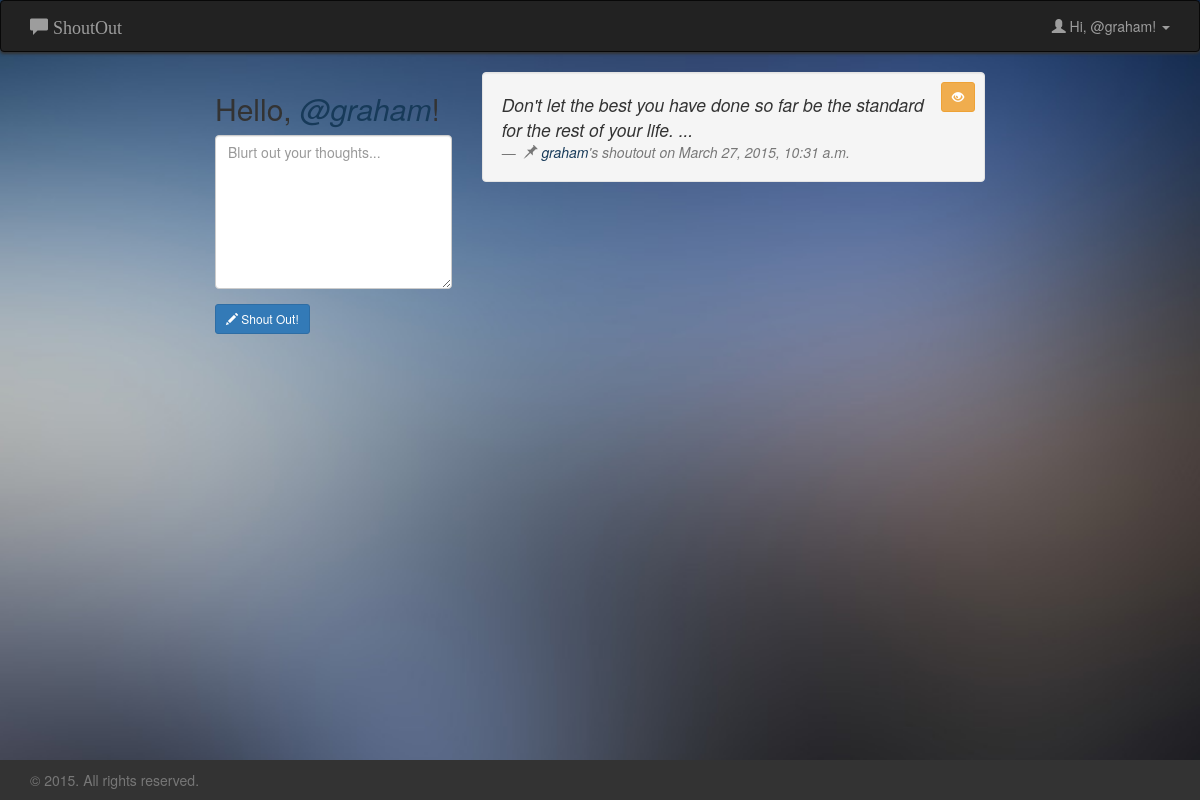
The page /shoutout/feeds/ (signed in) on the database as committed earlier.
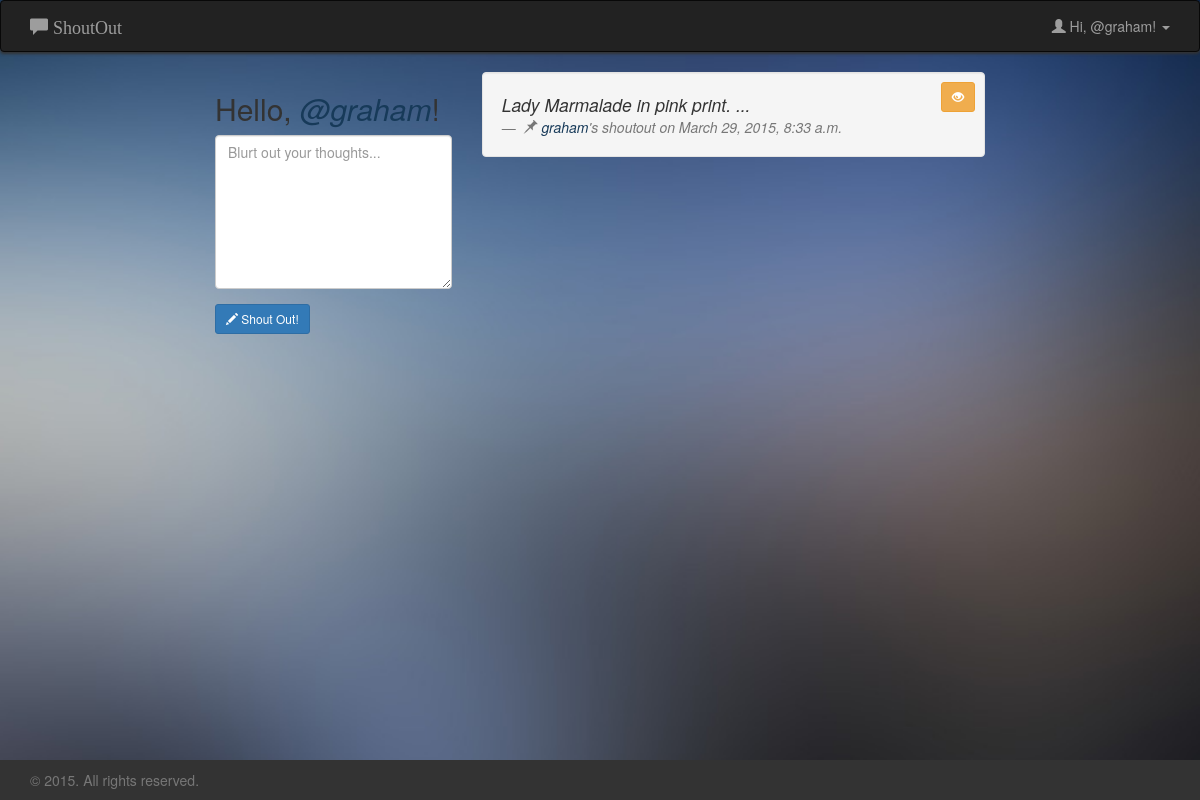
The same page on the database as committed later.
### feeds/models.py (models this page shows, shortened)
class Post(models.Model):
    content = models.TextField()
    author = models.ForeignKey(Profile)
    likes = models.IntegerField(default=0)
    post_date = models.DateTimeField(auto_now_add=True)

class Profile(models.Model):
    user = models.OneToOneField(User, related_name='profile')
    gender = models.CharField(
        blank=True, max_length=1, choices=(('F', 'Female'), ('M', 'Male'),))
    prof_pic = models.ImageField(null=True, upload_to='feeds/prof_pics/')
    birthdate = models.DateField(null=True)
    bio = models.TextField(blank=True)
    def __unicode__(self):
        return self.user.username

### feeds/views.py (the view)
class FeedsView(TemplateView):
    template_name = 'feeds/feeds.html'
    def get_context_data(self, *args, **kwargs):
        context = super(FeedsView, self).get_context_data(*args, **kwargs)
        session_user = get_object_or_404(Profile, user=self.request.user)
        context.update({
            'latest_posts': Post.objects.all().order_by('-post_date')[:10],
            'session_user': session_user,
            'shoutout_form': forms.ShoutoutForm(initial={
                'author': session_user,
            }),
            'is_more_than_10': False,
        })
        return context

### feeds/forms.py
class ShoutoutForm(forms.ModelForm):
    class Meta:
        model = Post
        fields = ['content', 'author']
        widgets = {
            'author': forms.HiddenInput(),
            'content': forms.Textarea(
                attrs={
                    'class': 'form-control',
                    'required': True,
                    'placeholder': 'Blurt out your thoughts...',
                    'required': True,
                    'rows': 7,
                }
            ),
        }

### feeds/templates/feeds/feeds.html (shortened to what this page needs)
{% load staticfiles %}
<!DOCTYPE html>
<html lang="en">
{% include 'static/head.html' %}
<body>
	{% include 'static/header.html' %}
	<div class="container std-container">
		<div class="row">
			<div class="col-md-4">
				<h2>Hello, <a href="{% url 'feeds:profile' session_user.user.username %}"><em>@{{ session_user.user.username }}</em></a>!</h2>
				<div>
					<form action="{% url 'feeds:post' %}" method="post">
						<div class="form-group">
							{{ shoutout_form.content }}
						</div>
						<button type="submit" class="btn btn-primary btn-sm">
							<span class="glyphicon glyphicon-pencil" aria-hidden="true"></span> Shout Out!
						</button>
					</form>
				</div>
			</div>
			<div class="col-md-8">
			{% for p in latest_posts %}
				<div class="pull-right user-buttons">
					<a href="{% url 'feeds:detail' p.id %}" class="btn btn-warning btn-sm" title="See comments">
						<span class="glyphicon glyphicon-eye-open" aria-hidden="true"></span>
					</a>
				</div>
				<blockquote class="well">
					<em>{{ p.content|slice:':100' }} ...</em>
					<footer>
						<em>
							<span class="glyphicon glyphicon-pushpin" aria-hidden="true"></span>
							<a href="{% url 'feeds:profile' p.author.user.username %}">{{ p.author.user.username }}</a>'s shoutout on {{ p.post_date }}
						</em>
					</footer>
				</blockquote>
			{% empty %}
				<blockquote class="well">
					<em>No posts are available yet.</em>
				</blockquote>
			{% endfor %}
			</div>
		</div>
	</div>
	{% include 'static/footer.html' %}
</body>
</html>

Rows that differ between the two databases and show on the page:
removed Post: content "Don't let the best you have done so far be the standard for the rest of your life.", author.user.username "graham", post_date "March 27, 2015, 10:31 a.m."
added Post: content "Lady Marmalade in pink print.", author.user.username "graham", post_date "March 29, 2015, 8:33 a.m."
